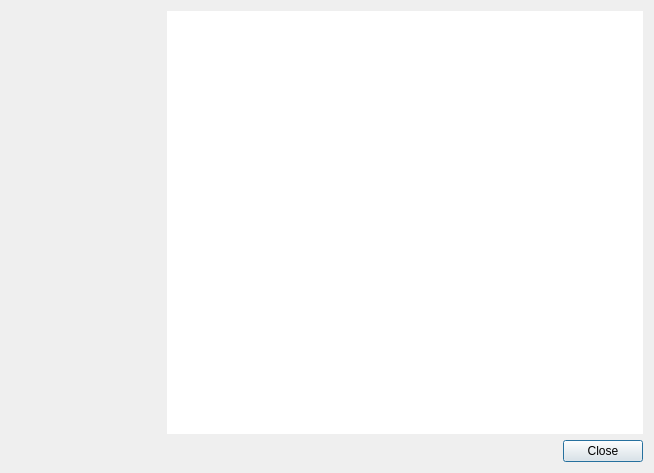
<?xml version="1.0" encoding="UTF-8"?>
<ui version="4.0">
 <class>StatisticsWindow</class>
 <widget class="QDialog" name="StatisticsWindow">
  <property name="geometry">
   <rect>
    <x>0</x>
    <y>0</y>
    <width>654</width>
    <height>473</height>
   </rect>
  </property>
  <property name="windowTitle">
   <string>Dialog</string>
  </property>
  <layout class="QVBoxLayout" name="verticalLayout">
   <item>
    <layout class="QHBoxLayout" name="viewsLayout">
     <item>
      <widget class="QWidget" name="controlsContainer" native="true">
       <property name="sizePolicy">
        <sizepolicy hsizetype="Minimum" vsizetype="Preferred">
         <horstretch>0</horstretch>
         <verstretch>0</verstretch>
        </sizepolicy>
       </property>
       <property name="maximumSize">
        <size>
         <width>150</width>
         <height>16777215</height>
        </size>
       </property>
      </widget>
     </item>
     <item>
      <widget class="QWidget" name="viewWidget" native="true">
       <property name="styleSheet">
        <string notr="true">background-color:#fff;</string>
       </property>
      </widget>
     </item>
    </layout>
   </item>
   <item>
    <widget class="QDialogButtonBox" name="buttonBox">
     <property name="orientation">
      <enum>Qt::Horizontal</enum>
     </property>
     <property name="standardButtons">
      <set>QDialogButtonBox::Close</set>
     </property>
    </widget>
   </item>
  </layout>
 </widget>
 <resources/>
 <connections>
  <connection>
   <sender>buttonBox</sender>
   <signal>accepted()</signal>
   <receiver>StatisticsWindow</receiver>
   <slot>accept()</slot>
   <hints>
    <hint type="sourcelabel">
     <x>248</x>
     <y>254</y>
    </hint>
    <hint type="destinationlabel">
     <x>157</x>
     <y>274</y>
    </hint>
   </hints>
  </connection>
  <connection>
   <sender>buttonBox</sender>
   <signal>rejected()</signal>
   <receiver>StatisticsWindow</receiver>
   <slot>reject()</slot>
   <hints>
    <hint type="sourcelabel">
     <x>316</x>
     <y>260</y>
    </hint>
    <hint type="destinationlabel">
     <x>286</x>
     <y>274</y>
    </hint>
   </hints>
  </connection>
 </connections>
</ui>
